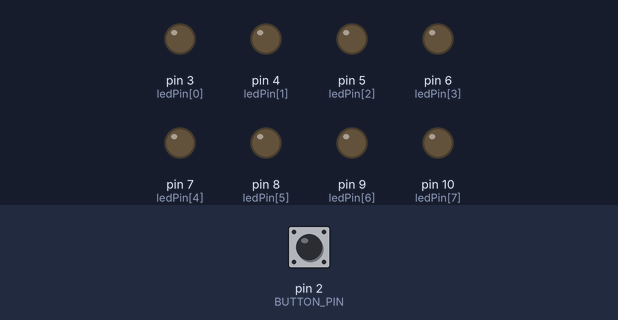
This sketch was run on a simulated Arduino Uno, built with avr-gcc and run on an emulated ATmega328P. Parts: output pins drawn as LEDs (lit = HIGH). Inputs (shaded band) come from the test bench; at power-on: pin 2 (BUTTON_PIN) HIGH.

Above: at 1.2 s.
1.3 s: pin 2 (BUTTON_PIN) pulled LOW for 0.15 s
At 1.37 s:
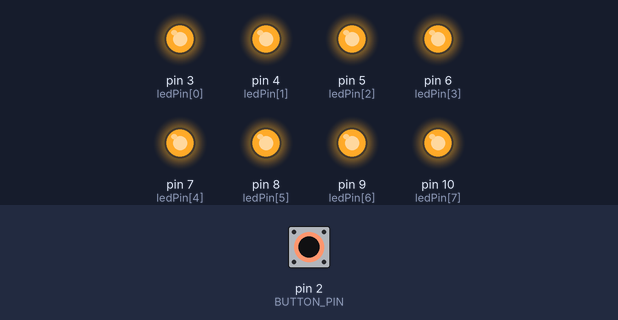
2.9 s: pin 2 (BUTTON_PIN) pulled LOW for 1 s
At 4.3 s:
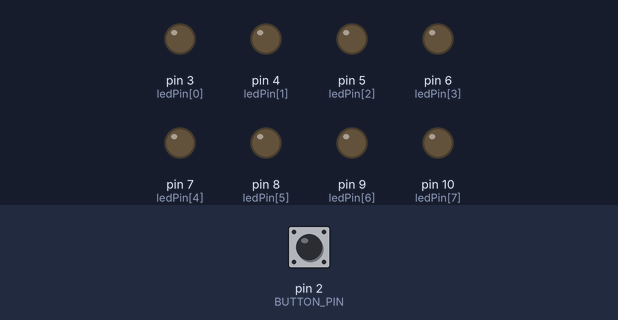
5.4 s: pin 2 (BUTTON_PIN) pulled LOW for 3.2 s
At 6.7 s:
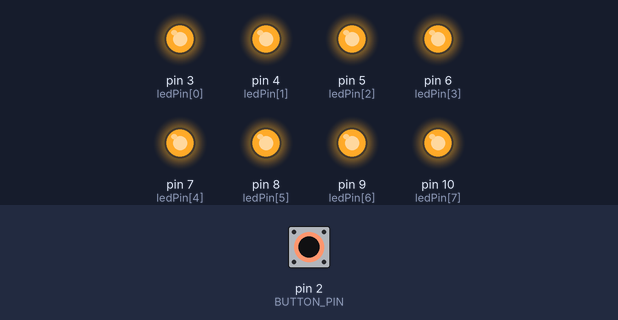
10.1 s: pin 2 (BUTTON_PIN) pulled LOW for 3.2 s
At 13.9 s:
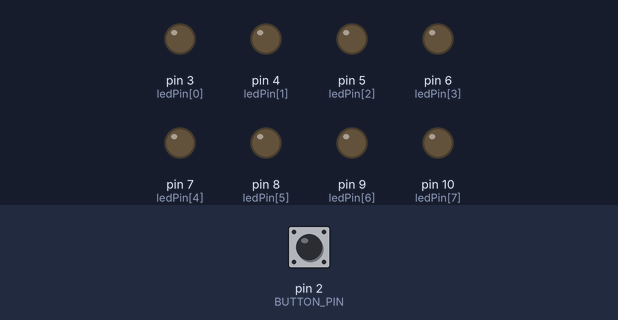
14.8 s: pin 2 (BUTTON_PIN) pulled LOW for 0.15 s
At 14.87 s:
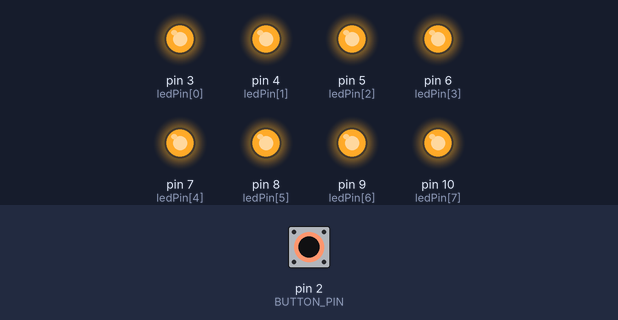
Timing chart, 0 to 17.4 s (numbered marks = the images above; inputs shaded):
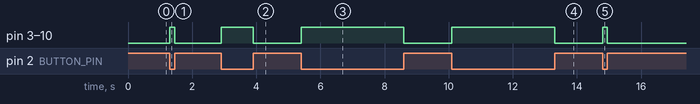

The sketch:

8Led_Interupt.ino
```cpp
#define CHANGE_STATUS 1

#define BUTTON_PIN 2

const byte ledPin[] = {3,4,5,6,7,8,9,10};

byte countLed;

volatile byte status = LOW; // khai báo biến kiểu volatile, tránh sai số trong quá trình thực hiện ngắt.

/*
* Function: setup
* Description: Hàm chỉ chạy 1 lần duy nhất khi Arduino hoạt động
* Input:
*   void
* Output:
*   return: None
*/
void setup()
{
  countLed = sizeof(ledPin);

  for (int i=0 ; i < countLed ; i++)
  {
    pinMode(ledPin[i],OUTPUT);  //Các chân LED là OUTPUT

    digitalWrite(ledPin[i],LOW); //Mặc định các đèn LED sẽ tắt

    digitalWrite(BUTTON_PIN, HIGH);    // Treo chân ngắt 0, chân số 2 lên mức cao.
  }

  attachInterrupt(0, switchStatus, CHANGE_STATUS); // khai báo ngắt 0, chương trình con switchStatus, chế độ có sự thay đổi là sinh ngắt

}

/*
* Function: loop
* Description: Hàm chạy lặp đi lặp lại khi Arduino hoạt động
* - Bật tất cả các đèn LED và tắt tất cả LED thông qua ngắt ngoài là button
*/
void loop() {
  /*
    Bật tất cả các đèn LED
  */
  for (int i=0; i < countLed; i++)
  {
    digitalWrite(ledPin[i],status); //Bật đèn
  }
}

void switchStatus()   // chương trình con ngắt, khi có ngắt xảy ra sẽ thực hiện chương trình này.
{
  status = !status;   // đảo trang thái.
}
```

Measured:
- after the input at 1.3 s, pin 3 (ledPin[0]), pin 4 (ledPin[1]), pin 5 (ledPin[2]), pin 6 (ledPin[3]), pin 7 (ledPin[4]), pin 8 (ledPin[5]), pin 9 (ledPin[6]), pin 10 (ledPin[7]): LOW → HIGH at once, → LOW 0.15 s later
- after the input at 2.9 s, pin 3 (ledPin[0]), pin 4 (ledPin[1]), pin 5 (ledPin[2]), pin 6 (ledPin[3]), pin 7 (ledPin[4]), pin 8 (ledPin[5]), pin 9 (ledPin[6]), pin 10 (ledPin[7]): LOW → HIGH at once, → LOW 1.0 s later
- after the input at 5.4 s, pin 3 (ledPin[0]), pin 4 (ledPin[1]), pin 5 (ledPin[2]), pin 6 (ledPin[3]), pin 7 (ledPin[4]), pin 8 (ledPin[5]), pin 9 (ledPin[6]), pin 10 (ledPin[7]): LOW → HIGH at once, → LOW 3.2 s later
- after the input at 10.1 s, pin 3 (ledPin[0]), pin 4 (ledPin[1]), pin 5 (ledPin[2]), pin 6 (ledPin[3]), pin 7 (ledPin[4]), pin 8 (ledPin[5]), pin 9 (ledPin[6]), pin 10 (ledPin[7]): LOW → HIGH at once, → LOW 3.2 s later
- after the input at 14.8 s, pin 3 (ledPin[0]), pin 4 (ledPin[1]), pin 5 (ledPin[2]), pin 6 (ledPin[3]), pin 7 (ledPin[4]), pin 8 (ledPin[5]), pin 9 (ledPin[6]), pin 10 (ledPin[7]): LOW → HIGH at once, → LOW 0.15 s later
